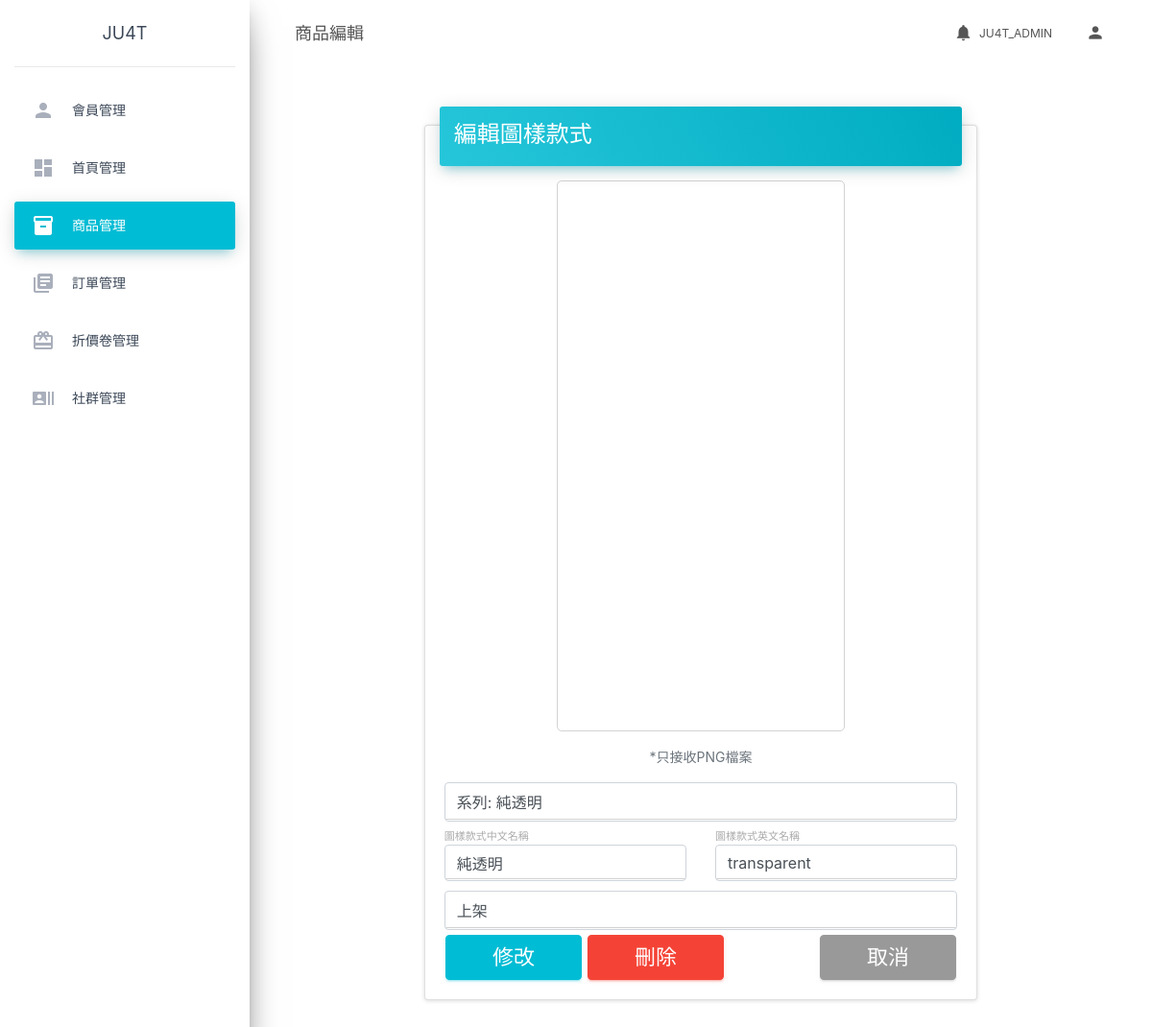
Page /products/products-edit.php?id=1 (signed in) on the committed database.
### tables this page shows
CREATE TABLE `phone_series` (
  `id` int(11) NOT NULL,
  `is_classic` tinyint(1) DEFAULT NULL,
  `series_name_chn` varchar(100) DEFAULT NULL,
  `series_name_eng` varchar(100) DEFAULT NULL,
  `price` int(11) DEFAULT NULL
);

CREATE TABLE `phone_designs` (
  `id` int(11) NOT NULL,
  `series_id` int(11) DEFAULT NULL,
  `design_name_chn` varchar(100) DEFAULT NULL,
  `design_name_eng` varchar(100) DEFAULT NULL,
  `stock_status` tinyint(1) DEFAULT NULL,
  `edit_date` timestamp NOT NULL DEFAULT current_timestamp() ON UPDATE current_timestamp()
);

### products/products-edit.php (the view, shortened to what this page needs)
<?php
include('../db_connect.php');
$id = intval($_GET['id']);
$series_sql = "SELECT * FROM phone_series";
$series_stmt = $pdo->prepare($series_sql);
$series_stmt->execute();
$series_arr = $series_stmt->fetchAll();
$unprepared_sql = "SELECT * FROM phone_designs WHERE id=%s";
$sql = sprintf($unprepared_sql, $id);
$stmt = $pdo->prepare($sql);
$stmt->execute();
$design_info = $stmt->fetch();
foreach ($series_arr as $series) {
    if ($series['id'] == $design_info['series_id']) {
        $series_name = $series['series_name_eng'];
    }
}
$design_pic_filename = str_replace(' ', '-', $design_info['design_name_eng']);
$series_folder = str_replace(' ', '-', $series_name);
$photo_src = "../imgs/products/series/{$series_folder}/{$design_pic_filename}.png";
?>
<?php include('../parts/html-head.php') ?>
<?php include('../parts/html-nav.php') ?>
<div class="row">
    <div class="col-md-2"></div>
    <div class="col-md-8">
        <div class="card">
            <div class="card-header card-header-info">
                <h4 class="card-title">編輯圖樣款式</h4>
            </div>
            <div class="card-body">
                <form id="editDesignForm" onsubmit="editDesign(event)">
                    <div class="d-flex justify-content-center mb-3" onclick="fileField.click()">
                        <img src="<?= $photo_src ?>" alt="<?= $design_info['design_name_chn'] ?>" id="preview" class="product-img">
                    </div>
                    <p class="text-center text-secondary">*只接收PNG檔案</p>
                    <div class="row">
                        <div class="col-md-12">
                            <select class="form-control mb-3" name="select-edit-series" required>
                                <?php foreach ($series_arr as $series) : ?>
                                    <option value="<?= $series['id'] ?>" <?php if ($series['id'] == $design_info['series_id']) echo 'selected' ?>>系列: <?= $series['series_name_chn'] ?></option>
                                <?php endforeach; ?>
                            </select>
                        </div>
                    </div>
                    <div class="row">
                        <div class="col-md-6">
                            <div class="form-group">
                                <label class="bmd-label-floating">圖樣款式中文名稱</label>
                                <input type="text" class="form-control" name="design-chn-name" value="<?= $design_info['design_name_chn'] ?>" required>
                            </div>
                        </div>
                        <div class="col-md-6">
                            <div class="form-group">
                                <label class="bmd-label-floating">圖樣款式英文名稱</label>
                                <input type="text" class="form-control" name="design-en-name" value="<?= $design_info['design_name_eng'] ?>" required>
                            </div>
                        </div>
                    </div>
                    <div class="row">
                        <div class="col-md-12">
                            <select class="form-control" name="status" required>
                                <option value="1" <?php if ($design_info['stock_status'] == 1) echo 'selected' ?>>上架</option>
                            </select>
                        </div>
                    </div>
                    <div class="d-flex justify-content-between">
                        <div>
                            <button type="submit" class="btn btn-info pl-5 pr-5" style="font-size: 22px;">修改</button>
                            <button type="button" class="btn btn-danger pl-5 pr-5" style="font-size: 22px;" onclick="deleteConfirmBtn.click()">刪除</button>
                        </div>
                        <a href="../products.php">
                            <button type="button" class="btn btn-default pl-5 pr-5" style="font-size: 22px;">取消</button>
                        </a>
                    </div>
                </form>
            </div>
        </div>
    </div>
</div>
<?php include('../parts/html-foot.php') ?>

### products/products-edit.php (style rules this page uses)
.product-img { width: 300px; border: 1px solid lightgray; border-radius: 5px; }

### rows in the picture
phone_series: series_name_eng.design_name_eng (picture)
phone_designs: select-edit-series "系列: 純透明", design-chn-name "純透明", design-en-name "transparent", status "上架"

### other values in the picture
$PageName "商品編輯"
$_SESSION['admin']['nickname'] "JU4T_ADMIN"
